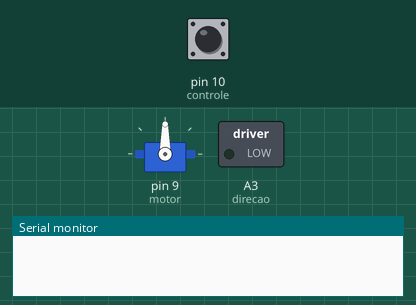
This program was run on a simulated Arduino Uno, built with avr-gcc and run on an emulated ATmega328P. Shown: servo, switched loads named in the program (green lamp = pin HIGH), the last lines printed to the serial monitor. The inputs (shaded band) are chosen by the test bench; at power-on: pin 10 (controle) LOW.

Above: at 0.1 s.
At 1.2 s:
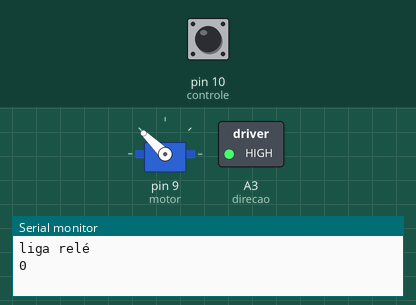
1.3 s: pin 10 (controle) pulsed HIGH 2 times (0.12 s each, 0.3 s apart)
At 1.9 s:
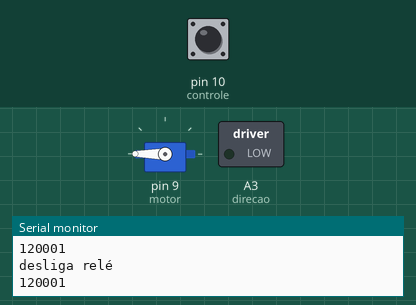
Timing chart, 0 to 4.3 s (numbered marks = the images above; inputs shaded):
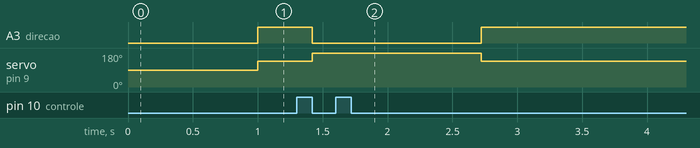

Measured:
- after the input at 1.3 s, A3 (direcao): HIGH → LOW after 0.12 s, → HIGH 1.3 s later; servo on pin 9 (motor): 136° → 180° after 0.12 s, → 136° 1.3 s later

The program:

main.cpp
```cpp
#include <Arduino.h>
#include <Servo.h>

// Define as portas e servos a serem usados
Servo motor;

// Sinal do controle
int controle = 10;
// Relé
int direcao = A3;

void setup()
{
    pinMode(direcao, OUTPUT);
    pinMode(controle, INPUT);
    // Define a porta do motor
    motor.attach(9);
    Serial.begin(115200);
}

void loop()
{

    // Calcula o valor de entrada do controle
    unsigned long duracaoDePulso = pulseIn(controle, HIGH);

    // Manda o motor ir para trás
    if (duracaoDePulso < 1381)
    {

        // Se o motor não estiver indo ou for muito rapido mudar o 4° e 5° valor dessa variável
        int velocidade = map(duracaoDePulso, 1381, 995, 1500, 1625);

        Serial.println("liga relé");
        digitalWrite(direcao, HIGH);
        // Manda o valor convertido para o motor
        motor.writeMicroseconds(velocidade);
        Serial.println(duracaoDePulso);
    }
    // Manda o motor ir para frente
    else if (duracaoDePulso > 1690)
    {
        int velocidade = map(duracaoDePulso, 1691, 1986, 1500, 2000);
        Serial.println("desliga relé");
        digitalWrite(direcao, LOW);
        motor.writeMicroseconds(velocidade);
        Serial.println(duracaoDePulso);
    }
    // Zona morta do controle
    else if (duracaoDePulso >= 1380 && duracaoDePulso <= 1690)
    {
        digitalWrite(direcao, LOW);
        // Valor para o motor parado
        motor.writeMicroseconds(1500);
    }
}
```
